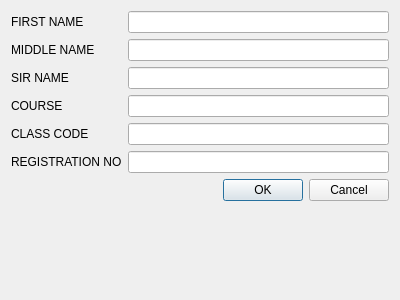
<?xml version="1.0" encoding="UTF-8"?>
<ui version="4.0">
 <class>NEW_STUDENT</class>
 <widget class="QDialog" name="NEW_STUDENT">
  <property name="geometry">
   <rect>
    <x>0</x>
    <y>0</y>
    <width>400</width>
    <height>300</height>
   </rect>
  </property>
  <property name="windowTitle">
   <string>Dialog</string>
  </property>
  <layout class="QGridLayout" name="gridLayout">
   <item row="0" column="0">
    <layout class="QFormLayout" name="formLayout">
     <item row="0" column="0">
      <widget class="QLabel" name="label">
       <property name="text">
        <string>FIRST NAME</string>
       </property>
       <property name="buddy">
        <cstring>lineEdit_first_name</cstring>
       </property>
      </widget>
     </item>
     <item row="0" column="1">
      <widget class="QLineEdit" name="lineEdit_first_name"/>
     </item>
     <item row="1" column="0">
      <widget class="QLabel" name="label_2">
       <property name="text">
        <string>MIDDLE NAME</string>
       </property>
       <property name="buddy">
        <cstring>lineEdit_middle_name</cstring>
       </property>
      </widget>
     </item>
     <item row="1" column="1">
      <widget class="QLineEdit" name="lineEdit_middle_name"/>
     </item>
     <item row="2" column="0">
      <widget class="QLabel" name="label_3">
       <property name="text">
        <string>SIR NAME</string>
       </property>
       <property name="buddy">
        <cstring>lineEdit_sir_name</cstring>
       </property>
      </widget>
     </item>
     <item row="2" column="1">
      <widget class="QLineEdit" name="lineEdit_sir_name"/>
     </item>
     <item row="3" column="0">
      <widget class="QLabel" name="label_4">
       <property name="text">
        <string>COURSE</string>
       </property>
       <property name="buddy">
        <cstring>lineEdit_course</cstring>
       </property>
      </widget>
     </item>
     <item row="3" column="1">
      <widget class="QLineEdit" name="lineEdit_course"/>
     </item>
     <item row="4" column="0">
      <widget class="QLabel" name="label_5">
       <property name="text">
        <string>CLASS CODE</string>
       </property>
       <property name="buddy">
        <cstring>lineEdit_class_code</cstring>
       </property>
      </widget>
     </item>
     <item row="4" column="1">
      <widget class="QLineEdit" name="lineEdit_class_code"/>
     </item>
     <item row="5" column="0">
      <widget class="QLabel" name="label_6">
       <property name="text">
        <string>REGISTRATION NO</string>
       </property>
       <property name="buddy">
        <cstring>lineEdit_registration_number</cstring>
       </property>
      </widget>
     </item>
     <item row="5" column="1">
      <widget class="QLineEdit" name="lineEdit_registration_number"/>
     </item>
     <item row="6" column="0">
      <spacer name="horizontalSpacer">
       <property name="orientation">
        <enum>Qt::Horizontal</enum>
       </property>
       <property name="sizeHint" stdset="0">
        <size>
         <width>40</width>
         <height>20</height>
        </size>
       </property>
      </spacer>
     </item>
     <item row="6" column="1">
      <widget class="QDialogButtonBox" name="new_student_fom_status">
       <property name="standardButtons">
        <set>QDialogButtonBox::Cancel|QDialogButtonBox::Ok</set>
       </property>
      </widget>
     </item>
    </layout>
   </item>
  </layout>
 </widget>
 <resources/>
 <connections/>
</ui>
